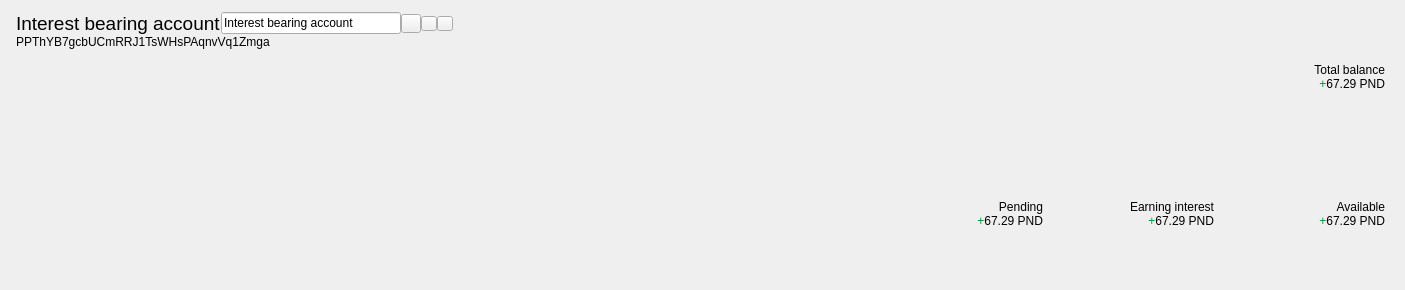
<?xml version="1.0" encoding="UTF-8"?>
<ui version="4.0">
 <class>AccountSummaryHeaderWidget</class>
 <widget class="QFrame" name="AccountSummaryHeaderWidget">
  <property name="geometry">
   <rect>
    <x>0</x>
    <y>0</y>
    <width>1405</width>
    <height>290</height>
   </rect>
  </property>
  <property name="windowTitle">
   <string>Frame</string>
  </property>
  <property name="frameShape">
   <enum>QFrame::NoFrame</enum>
  </property>
  <property name="frameShadow">
   <enum>QFrame::Plain</enum>
  </property>
  <layout class="QGridLayout" name="gridLayout" columnstretch="0,0,0,0,0,0,0,0,0">
   <property name="leftMargin">
    <number>16</number>
   </property>
   <property name="topMargin">
    <number>12</number>
   </property>
   <property name="rightMargin">
    <number>20</number>
   </property>
   <property name="bottomMargin">
    <number>12</number>
   </property>
   <property name="horizontalSpacing">
    <number>0</number>
   </property>
   <property name="verticalSpacing">
    <number>8</number>
   </property>
   <item row="1" column="7">
    <layout class="QVBoxLayout" name="verticalLayout_4">
     <item>
      <widget class="QLabel" name="interest_balance_header">
       <property name="text">
        <string>Earning interest</string>
       </property>
       <property name="alignment">
        <set>Qt::AlignBottom|Qt::AlignRight|Qt::AlignTrailing</set>
       </property>
      </widget>
     </item>
     <item>
      <layout class="QHBoxLayout" name="horizontalLayout_4">
       <property name="spacing">
        <number>0</number>
       </property>
       <item>
        <widget class="QLabel" name="interest_balance">
         <property name="text">
          <string notr="true">&lt;html&gt;&lt;head/&gt;&lt;body&gt;&lt;p&gt;&lt;span style=&quot; color:#009933;&quot;&gt;+&lt;/span&gt;67.29 PND&lt;/p&gt;&lt;/body&gt;&lt;/html&gt;</string>
         </property>
         <property name="alignment">
          <set>Qt::AlignRight|Qt::AlignTop|Qt::AlignTrailing</set>
         </property>
        </widget>
       </item>
      </layout>
     </item>
    </layout>
   </item>
   <item row="0" column="8">
    <layout class="QVBoxLayout" name="total_balance_layout">
     <item>
      <widget class="QLabel" name="account_balance_header">
       <property name="text">
        <string>Total balance</string>
       </property>
       <property name="alignment">
        <set>Qt::AlignBottom|Qt::AlignRight|Qt::AlignTrailing</set>
       </property>
      </widget>
     </item>
     <item>
      <layout class="QHBoxLayout" name="horizontalLayout_2">
       <property name="spacing">
        <number>0</number>
       </property>
       <item>
        <widget class="QLabel" name="account_balance">
         <property name="sizePolicy">
          <sizepolicy hsizetype="Minimum" vsizetype="Preferred">
           <horstretch>0</horstretch>
           <verstretch>0</verstretch>
          </sizepolicy>
         </property>
         <property name="text">
          <string notr="true">&lt;html&gt;&lt;head/&gt;&lt;body&gt;&lt;p&gt;&lt;span style=&quot; color:#009933;&quot;&gt;+&lt;/span&gt;67.29 PND&lt;/p&gt;&lt;/body&gt;&lt;/html&gt;</string>
         </property>
         <property name="alignment">
          <set>Qt::AlignRight|Qt::AlignTop|Qt::AlignTrailing</set>
         </property>
        </widget>
       </item>
      </layout>
     </item>
    </layout>
   </item>
   <item row="1" column="8">
    <layout class="QVBoxLayout" name="verticalLayout_3">
     <item>
      <widget class="QLabel" name="available_balance_header">
       <property name="text">
        <string>Available</string>
       </property>
       <property name="alignment">
        <set>Qt::AlignBottom|Qt::AlignRight|Qt::AlignTrailing</set>
       </property>
      </widget>
     </item>
     <item>
      <layout class="QHBoxLayout" name="horizontalLayout_5">
       <property name="spacing">
        <number>0</number>
       </property>
       <item>
        <widget class="QLabel" name="available_balance">
         <property name="text">
          <string notr="true">&lt;html&gt;&lt;head/&gt;&lt;body&gt;&lt;p&gt;&lt;span style=&quot; color:#009933;&quot;&gt;+&lt;/span&gt;67.29 PND&lt;/p&gt;&lt;/body&gt;&lt;/html&gt;</string>
         </property>
         <property name="textFormat">
          <enum>Qt::RichText</enum>
         </property>
         <property name="scaledContents">
          <bool>false</bool>
         </property>
         <property name="alignment">
          <set>Qt::AlignRight|Qt::AlignTop|Qt::AlignTrailing</set>
         </property>
        </widget>
       </item>
      </layout>
     </item>
    </layout>
   </item>
   <item row="1" column="6">
    <layout class="QVBoxLayout" name="verticalLayout_5">
     <item>
      <widget class="QLabel" name="pending_balance_header">
       <property name="text">
        <string>Pending</string>
       </property>
       <property name="alignment">
        <set>Qt::AlignBottom|Qt::AlignRight|Qt::AlignTrailing</set>
       </property>
      </widget>
     </item>
     <item>
      <layout class="QHBoxLayout" name="horizontalLayout_3">
       <property name="spacing">
        <number>0</number>
       </property>
       <item>
        <widget class="QLabel" name="pending_balance">
         <property name="text">
          <string notr="true">&lt;html&gt;&lt;head/&gt;&lt;body&gt;&lt;p&gt;&lt;span style=&quot; color:#009933;&quot;&gt;+&lt;/span&gt;67.29 PND&lt;/p&gt;&lt;/body&gt;&lt;/html&gt;</string>
         </property>
         <property name="alignment">
          <set>Qt::AlignRight|Qt::AlignTop|Qt::AlignTrailing</set>
         </property>
        </widget>
       </item>
      </layout>
     </item>
    </layout>
   </item>
   <item row="0" column="1" colspan="7">
    <layout class="QVBoxLayout" name="verticalLayout">
     <item>
      <layout class="QHBoxLayout" name="horizontalLayout_7" stretch="0,0,0,0,0,1">
       <property name="spacing">
        <number>0</number>
       </property>
       <item>
        <widget class="QLabel" name="account_header_label">
         <property name="sizePolicy">
          <sizepolicy hsizetype="Expanding" vsizetype="Preferred">
           <horstretch>0</horstretch>
           <verstretch>0</verstretch>
          </sizepolicy>
         </property>
         <property name="maximumSize">
          <size>
           <width>500</width>
           <height>16777215</height>
          </size>
         </property>
         <property name="font">
          <font>
           <pointsize>14</pointsize>
          </font>
         </property>
         <property name="text">
          <string notr="true">Interest bearing account</string>
         </property>
         <property name="scaledContents">
          <bool>false</bool>
         </property>
         <property name="alignment">
          <set>Qt::AlignBottom|Qt::AlignLeading|Qt::AlignLeft</set>
         </property>
        </widget>
       </item>
       <item>
        <widget class="QLineEdit" name="account_header_line_edit">
         <property name="minimumSize">
          <size>
           <width>180</width>
           <height>0</height>
          </size>
         </property>
         <property name="text">
          <string notr="true">Interest bearing account</string>
         </property>
        </widget>
       </item>
       <item>
        <widget class="QToolButton" name="edit_account_label_button">
         <property name="toolTip">
          <string>Edit account name.</string>
         </property>
         <property name="text">
          <string/>
         </property>
         <property name="icon">
          <iconset resource="../bitcoin.qrc">
           <normaloff>:/icons/edit</normaloff>:/icons/edit</iconset>
         </property>
         <property name="iconSize">
          <size>
           <width>12</width>
           <height>12</height>
          </size>
         </property>
        </widget>
       </item>
       <item>
        <widget class="QToolButton" name="cancel_edit_account_label_button">
         <property name="toolTip">
          <string>Accept new account name.</string>
         </property>
         <property name="text">
          <string/>
         </property>
         <property name="icon">
          <iconset resource="../bitcoin.qrc">
           <normaloff>:/icons/synced</normaloff>:/icons/synced</iconset>
         </property>
         <property name="iconSize">
          <size>
           <width>8</width>
           <height>8</height>
          </size>
         </property>
        </widget>
       </item>
       <item>
        <widget class="QToolButton" name="accept_edit_account_label_button">
         <property name="toolTip">
          <string>Cancel editing of account name.</string>
         </property>
         <property name="text">
          <string/>
         </property>
         <property name="icon">
          <iconset resource="../bitcoin.qrc">
           <normaloff>:/icons/quit</normaloff>:/icons/quit</iconset>
         </property>
         <property name="iconSize">
          <size>
           <width>8</width>
           <height>8</height>
          </size>
         </property>
        </widget>
       </item>
       <item>
        <spacer name="horizontalSpacer_9">
         <property name="orientation">
          <enum>Qt::Horizontal</enum>
         </property>
         <property name="sizeHint" stdset="0">
          <size>
           <width>40</width>
           <height>20</height>
          </size>
         </property>
        </spacer>
       </item>
      </layout>
     </item>
     <item>
      <widget class="QLabel" name="account_address">
       <property name="text">
        <string notr="true">PPThYB7gcbUCmRRJ1TsWHsPAqnvVq1Zmga</string>
       </property>
       <property name="alignment">
        <set>Qt::AlignLeading|Qt::AlignLeft|Qt::AlignTop</set>
       </property>
      </widget>
     </item>
    </layout>
   </item>
  </layout>
 </widget>
 <resources>
  <include location="../bitcoin.qrc"/>
 </resources>
 <connections/>
</ui>
